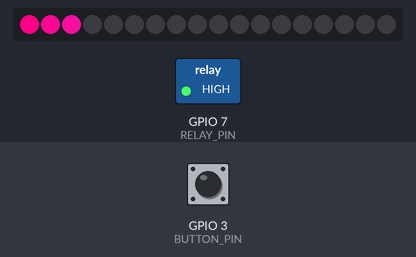
Bench run of a sketch on a simulated ESP8266 (NodeMCU). On the bench: 18 RGB LEDs in strip order, left to right, switched loads named in the sketch (green lamp = pin HIGH). Inputs (shaded band) come from the test bench; at power-on: GPIO 3 (BUTTON_PIN) LOW.

Above: at 1.25 s.
1.3 s: GPIO 3 (BUTTON_PIN) pulled HIGH for 0.15 s
At 1.8 s:
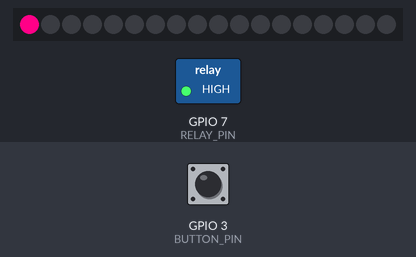
2.0 s: GPIO 3 (BUTTON_PIN) pulled HIGH for 1 s
At 2.8 s:
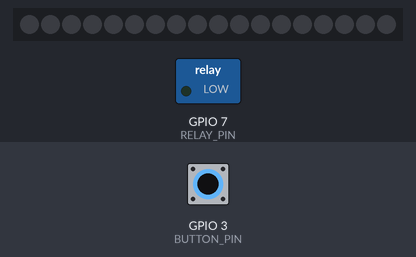
9.3 s: GPIO 3 (BUTTON_PIN) pulled HIGH for 3.2 s
At 14.3 s:
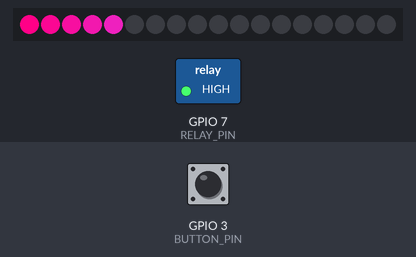
Timing chart, 0 to 15.8 s (numbered marks = the images above; inputs shaded):
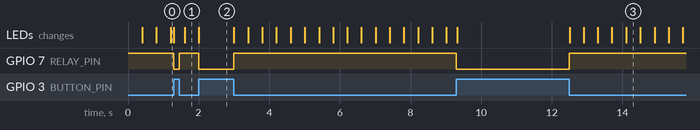

The sketch:

led_gun.ino
```cpp
#include "FastLED.h"

volatile unsigned long last_interrupt;
volatile byte on = LOW;

#define BUTTON_PIN 3
#define RELAY_PIN 7
#define LED_PIN 4
#define INTERRUPT_DELAY 25

#define NUM_TOP_LEDS 6
#define NUM_CIRCLE_LEDS 12
#define NUM_LEDS (NUM_TOP_LEDS + NUM_CIRCLE_LEDS)

CRGB leds[NUM_LEDS];
unsigned long last_tick;
int led_delay_ms = 400;
int led_counter = 0;

CRGB start_color = CRGB(255, 0, 135);
CRGB end_color = CRGB(0, 127, 255);

void setup() {
  pinMode(BUTTON_PIN, INPUT);
  pinMode(RELAY_PIN, OUTPUT);

  digitalWrite(RELAY_PIN, HIGH);
  attachInterrupt(digitalPinToInterrupt(BUTTON_PIN), click, CHANGE);
  FastLED.addLeds<NEOPIXEL, LED_PIN>(leds, NUM_LEDS);

  for (int i = 0; i < NUM_TOP_LEDS + NUM_CIRCLE_LEDS; i++)
      leds[i] = CRGB(0, 0, 0);

  FastLED.show();
  last_tick = millis();

}

void loop() {
  if (on)
    return;

  if (millis() - last_tick > led_delay_ms) {
    last_tick = millis();

    if (led_counter == NUM_LEDS) {
      clear_leds();
    }
    else {
      leds[led_counter] = get_color();
      led_counter++;
      FastLED.show();
    }
  }
}

void clear_leds() {
  led_counter = 0;
  for (int i = 0; i < NUM_LEDS; i++) {
    leds[i] = CRGB(0,0,0);
  }
  FastLED.show();
}

void start_gun() {
  clear_leds();
  digitalWrite(RELAY_PIN, LOW);
}

void stop_gun() {
  digitalWrite(RELAY_PIN, HIGH);
}

CRGB get_color() {
  CRGB color = CRGB(0, 0, 0);
  color.r = start_color.r + ((end_color.r - start_color.r) / NUM_LEDS) * led_counter;
  color.g = start_color.g + ((end_color.g - start_color.g) / NUM_LEDS) * led_counter;
  color.b = start_color.b + ((end_color.b - start_color.b) / NUM_LEDS) * led_counter;
  return color;
}

void click() {
  if (millis() - last_interrupt > INTERRUPT_DELAY) {
    last_interrupt = millis();
    on = !on;
    if (on) {
       start_gun();
    }
    else {
      stop_gun();
    }
  }
}
```

ledfade.cc
```cpp
/******** Natural Nerd LED "fade-between" colors *************
 *  To use the code for your own projects, update the parameters
 *  marked with CONFIG.
 */

#include "FastLED.h"
#include <math.h>

/*************************************
 * CONFIG
 * How many leds are you controlling?
 * Change it!
 *************************************/
#define NUM_LEDS 1
#define LED_PIN 6

/*************************************
 * CONFIG
 * Color declarations, RGB style
 * Feel free to add more colors
 * That way more fades can be created!
 *************************************/
int purple[3] = {210, 0, 255};
int peach[3]  = {255, 90, 30};
int lime[3]   = {50, 255, 30};

/** Variable and function declarations */
CRGB leds[NUM_LEDS];
int i;
void fade_between(int a[3], int b[3], CRGB leds[NUM_LEDS], int del);
void set_definite(int a[3], CRGB leds[NUM_LEDS]);

/* Initialize the LEDs */
void setup() {
  Serial.begin(9600);
  FastLED.addLeds<NEOPIXEL, LED_PIN>(leds, NUM_LEDS);
    for (i = 0; i < NUM_LEDS; i++)
      leds[i] = CRGB(purple[0], purple[1], purple[2]);
    FastLED.show();
  }

/*************************************
 * CONFIG
 *  Add or remove fades to your own liking.
 *  Change the delay, which is the last parameter
 *  of the fade_between(..) function to reduce
 *  or increase the speed of the fade. The time
 *  to "hold" a color, is decided by the delay
 *  between the function calls.
 *************************************/
void loop() {
      fade_between(purple, peach, leds, 60);
      delay(1000);
      fade_between(peach, lime, leds, 60);
      delay(1000);
      fade_between(lime, purple, leds, 60);
      delay(1000);
}

/**
 * Params: fade_between(color from, color-to, led-array, delay)
 */
void fade_between(int a[3], int b[3], CRGB leds[NUM_LEDS], int del) {
  int i, j, steps = 100;
  double dsteps = 100.0;
  double s1, s2, s3, tmp1, tmp2, tmp3;
  s1 = double((b[0] - a[0])) / dsteps;
  s2 = double((b[1] - a[1])) / dsteps;
  s3 = double((b[2] - a[2])) / dsteps;

  tmp1 = a[0], tmp2 = a[1], tmp3 = a[2];

  for (i = 0; i < steps; i++) {
      tmp1 += s1;
      tmp2 += s2;
      tmp3 += s3;

    for (j = 0; j < NUM_LEDS; j++)
      leds[j] = CRGB((int)round(tmp1), (int)round(tmp2), (int)round(tmp3));
    FastLED.show();
    delay(del);
  }
 set_definite(b, leds);
}

void set_definite(int a[3], CRGB leds[NUM_LEDS]) {
 int i;
  for (i = 0; i < NUM_LEDS; i++)
    leds[i] = CRGB(a[0], a[1], a[2]);

   FastLED.show();
}
```

Measured:
- after the input at 1.3 s, GPIO 7 (RELAY_PIN): HIGH → LOW at once, → HIGH 0.15 s later; the LEDs: first change at once (image 1 shows a later state)
- after the input at 2.0 s, GPIO 7 (RELAY_PIN): HIGH → LOW at once, → HIGH 1.0 s later
- after the input at 9.3 s, GPIO 7 (RELAY_PIN): HIGH → LOW at once, → HIGH 3.2 s later
